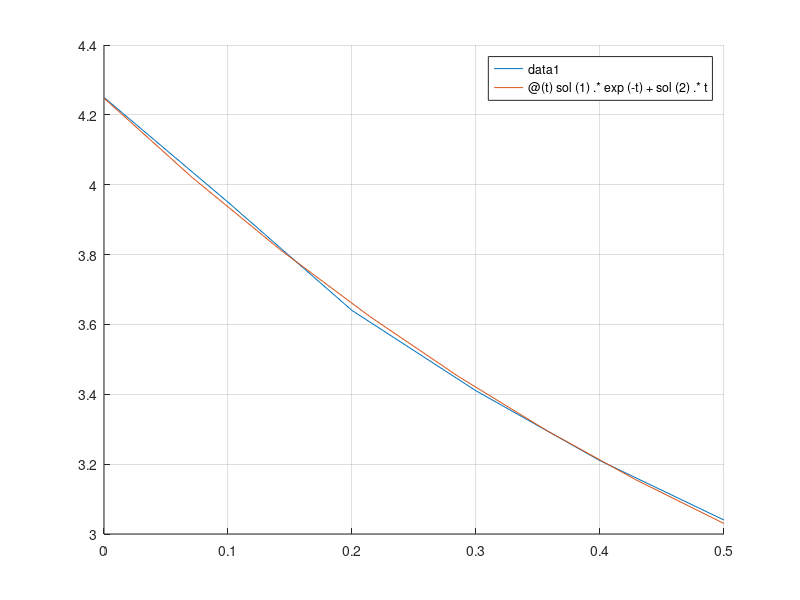

This chart was generated by the following MATLAB code:
%%  Задача 1 
% Напишите скрипт, переставляющий элементы вектора в обратном  
% порядке и записывающий результат в новый вектор.

a = input("Введите вектор: ");
flip(a)

%% Задача 2 
% Напишите скрипт, выделяющий из вектора 2 новых вектора,
% содержащие чётные (первый вектор) и нечётные (второй)      
% элементы исходного вектора. 

a = input("Введите вектор: ");
disp(a(mod(a, 2) ~= 0))
disp(a(mod(a, 2) == 0))

%% Задача 3 
% Создайте скрипт, находящий сумму отрицательных элементов вектора.

a = input("Введите вектор: ");
sum(a(a < 0))

%% Задача 4 
% Создайте скрипт, заменяющий элементы вектора, 
% отличающиеся от среднего геометрического его элементов более, 
% чем на 30%, на это среднее геометрическое.

a = input("Введите вектор: ");
g = geomean(a);
a(abs(a / g) > 30) = g;
disp(a);

%% Задача 5 
% Напишите скрипт, заменяющий все минимальные по значению
% элементы вектора максимальным значением его элементов.

a = input("Введите вектор: ");
ma = max(a);
mi = min(a);
a(a == mi) = ma;
disp(a);

%% Задача 6 
% Разработайте скрипт, ищущий и выводящий число положительных, 
% нулевых и отрицательных элементов входной матрицы.

a = input("Введите вектор: ");
disp(length(a(a > 0)));
disp(length(a(a == 0)));
disp(length(a(a < 0)));

%% Задача 7 
% Решите систему уравнений 2x1+3x2+3x3=8; 4x1+2x2+3x3=7; 6x1+5x2+6x3=7 
% методом x=A\b. Затем найдите число обусловленности матрицы
% (функция cond(A)), убедитесь в неправильности найденного решения 
% (сделайте проверку) и решите систему методом Гаусса. 

A = [2 3 3; 4 2 3; 6 5 6];
b = [8; 7; 7];
x = A \ b;
disp(x);
c = cond(A);
disp(c);
fl = 0;
for i = 1:3
    if A(i, 1) * x(1) + A(i, 2) * x(2) + A(i, 3) * x(3) ~= b(i)
        fl = 1;
    end 
end
if fl == 1
    disp("Not correct");
end
rref([A, b])

%% Задача 8 
% Дана табличная функция y(t)=a*e^(-t)+b*t: t=[0 0.1 0.2 0.3 0.4 0.5],
% y=[4.25 3.95 3.64 3.41 3.21 3.04] 
% (т.е. переопределённая система 6 уравнений для 2 неизвестных: a и b). 
% Решите эту систему с помощью \, постройте графики функции:
% по точкам y(t) и линией (fplot) согласно найденным a и b.  

t = [0; 0.1; 0.2; 0.3; 0.4; 0.5];
y = [4.25; 3.95; 3.64; 3.41; 3.21; 3.04];
sol = [exp(-t) t] \ y;
a = sol(1);
b = sol(2);
figure; hold on; grid on;
plot(t, y);
fplot(@(t) sol(1).*exp(-t) + sol(2).* t, [0 0.5]);
hold off;

%% Задача 9 
% Решите недоопределённую систему уравнений x1+2x2+3x3=2; 3x1+4x2+5x3=2 (\).
% Проверьте решение, умножив матрицу системы (А) на него.

A = [1 2 3; 3 4 5];
b = [2; 2];
x = A \ b;
disp(x);
disp(A * x);

%% Задача 10 
% Решите систему линейных уравнений 2x1+3x2+3x3=8;
% -2x1-3x2-3x3=7 с помощью функции linsolve.

A = [2 3 3; -2 -3 3];
b = [8; 7];
x = linsolve(A, b);
disp(x);

%% Задача 11 
% Решите систему из п.10 с помощью QR-разложения

A = [2 3 3; -2 -3 3];
b = [8; 7];
[q, r] = qr(A);
disp((r)' * (q)' * b);

%% Задача 12
% Вычислите все собственные векторы и числа матрицы A [2 4 5; 3 6 7; 8 5 2]. 
% Выведите их по очереди, записав в отдельные векторы и переменные. 
% Проверьте, правильно ли найден первый собственный вектор и соответствующее 
% ему собственное число.

A = [2 4 5; 3 6 7; 8 5 2];
[x, y] = eig(A);
for i = 1:length(x)
    ai = x(:, i);
    disp(ai);
end
for i = 1:length(y)
    bi = y(i, i);
    disp(bi);
end

disp(eq(A * x(:, 1), y(1, 1) * x(:, 1)));